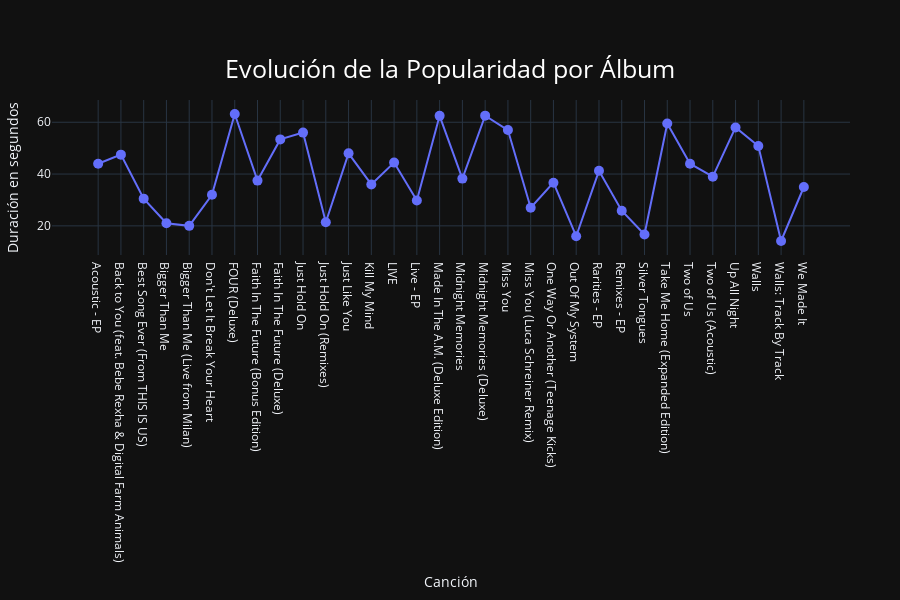

Source (notebook cell):
### Code cell
color = {"Solista" : "red", "One Direction" : "blue"}


fig = px.line(popularidad_album, 
              x='Álbum', 
              y='Popularidad', 
              title='Evolución de la Popularidad por Álbum',
              labels={'Popularidad': 'Popularidad Promedio'},
              markers=True,  # Añadir puntos para cada álbum
              hover_data={"Etapa":True},
              template='plotly_dark'
)

fig.update_traces(marker=dict(size=10))

# Ajustar el layout para mejor visualización
fig.update_layout(
    xaxis_title='Álbum',
    yaxis_title='Popularidad Promedio',  
    hovermode='x unified',  # Mostrar información detallada al pasar el mouse
    title = {'text' : 'Evolución de la Popularidad por Álbum','y':0.9, 'x':0.5, 'xanchor' : 'center', 'yanchor' : 'top', 'font':dict(size=25, color='white')}, height = 600, margin=dict(l=50, r=50, t=100, b=200), yaxis=dict(title='Duración en segundos', titlefont_size=14, tickfont_size=12),
    xaxis=dict(title='Canción', titlefont_size=14, tickfont_size=12)
)

fig

### Figure 1 — Plotly figure (JSON) as saved in the notebook; plotly's stock layout.template omitted (floating-point values rounded to 4 significant figures)
{"data": [{"customdata": [["One Direction"], ["Solista"], ["One Direction"], ["Solista"], ["Solista"], ["Solista"], ["One Direction"], ["Solista"], ["Solista"], ["Solista"], ["Solista"], ["Solista"], ["Solista"], ["Solista"], ["One Direction"], ["One Direction"], ["One Direction"], ["One Direction"], ["Solista"], ["Solista"], ["One Direction"], ["Solista"], ["One Direction"], ["One Direction"], ["Solista"], ["One Direction"], ["Solista"], ["Solista"], ["One Direction"], ["Solista"], ["Solista"], ["Solista"]], "hovertemplate": "Álbum=%{x}<br>Popularidad Promedio=%{y}<br>Etapa=%{customdata[0]}<extra></extra>", "legendgroup": "", "line": {"color": "#636efa", "dash": "solid"}, "marker": {"size": 10, "symbol": "circle"}, "mode": "lines+markers", "name": "", "orientation": "v", "showlegend": false, "type": "scatter", "x": ["Acoustic - EP", "Back to You (feat. Bebe Rexha & Digital Farm Animals)", "Best Song Ever (From THIS IS US)", "Bigger Than Me", "Bigger Than Me (Live from Milan)", "Don't Let It Break Your Heart", "FOUR (Deluxe)", "Faith In The Future (Bonus Edition)", "Faith In The Future (Deluxe)", "Just Hold On", "Just Hold On (Remixes)", "Just Like You", "Kill My Mind", "LIVE", "Live - EP", "Made In The A.M. (Deluxe Edition)", "Midnight Memories", "Midnight Memories (Deluxe)", "Miss You", "Miss You (Luca Schreiner Remix)", "One Way Or Another (Teenage Kicks)", "Out Of My System", "Rarities - EP", "Remixes - EP", "Silver Tongues", "Take Me Home (Expanded Edition)", "Two of Us", "Two of Us (Acoustic)", "Up All Night", "Walls", "Walls: Track By Track", "We Made It"], "xaxis": "x", "y": [44, 47.5, 30.5, 21, 20, 32, 63.19, 37.47, 53.38, 56, 21.38, 48, 36, 44.43, 29.8, 62.47, 38.25, 62.56, 57, 27, 36.67, 16, 41.25, 25.86, 16.67, 59.5, 44, 39, 58, 50.85, 14.15, 35], "yaxis": "y"}], "layout": {"height": 600, "hovermode": "x unified", "legend": {"tracegroupgap": 0}, "margin": {"b": 200, "l": 50, "r": 50, "t": 100}, "title": {"font": {"color": "white", "size": 25}, "text": "Evolución de la Popularidad por Álbum", "x": 0.5, "xanchor": "center", "y": 0.9, "yanchor": "top"}, "xaxis": {"anchor": "y", "domain": [0, 1], "tickfont": {"size": 12}, "title": {"font": {"size": 14}, "text": "Canción"}}, "yaxis": {"anchor": "x", "domain": [0, 1], "tickfont": {"size": 12}, "title": {"font": {"size": 14}, "text": "Duración en segundos"}}}}
